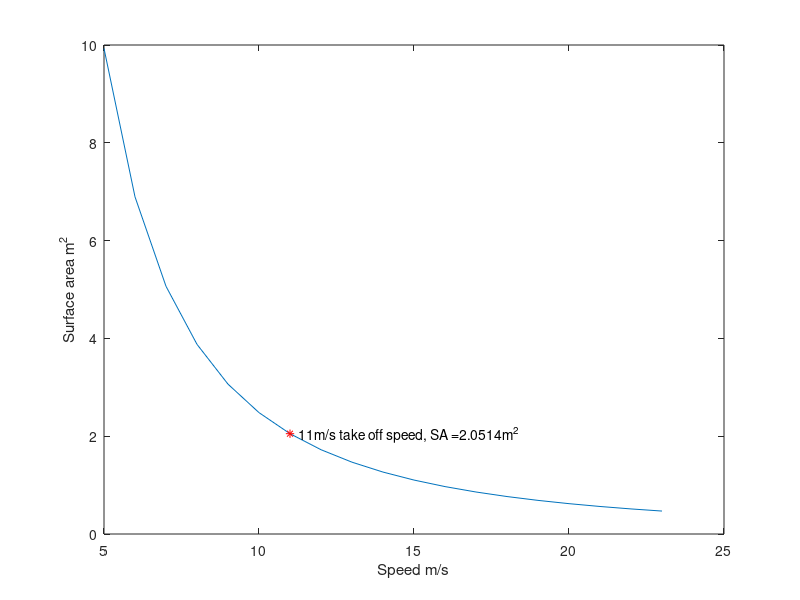
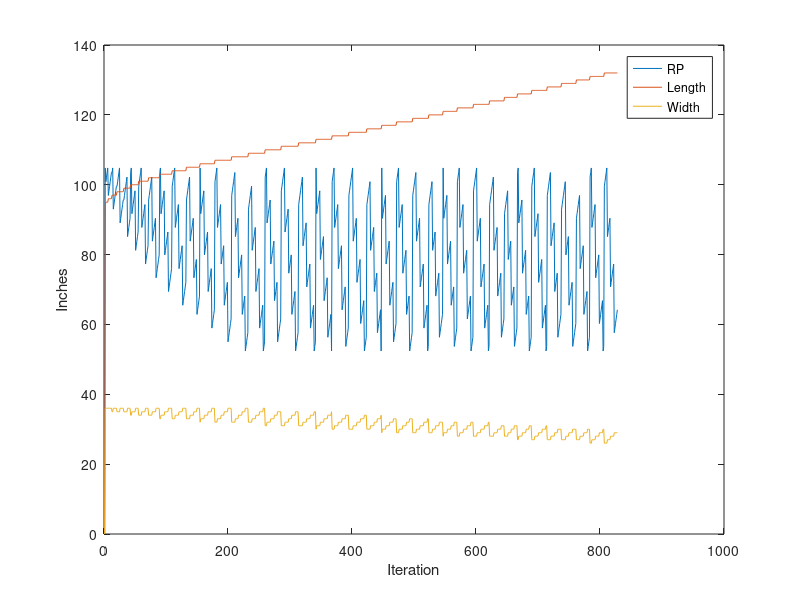

MATLAB code to generate these figures, in order:
clear all
close all
clc
%% Weight -> Lift -> Drag -> Thrust

%% weight
weight = 41*.453592*9.81;%weight 55 lbs in newtons

%% Lift

d = 1.225; %kg/m^3 = will be a function of altitude in final flight calc
CL = 1.2;%Coefficient of lift
vp = 11;% take off speed m/s

Lift = weight;
length = 11*.3048;
SA = 0;
speeds = [5:1:23];

for i = speeds
vel = i;
S = ((2*Lift)/(d*vel^2*CL));

width = (S/length);%*3.28084;
SA = [SA S];
end

take = ((2*Lift)/(d*vp^2*CL));

plot (speeds,SA(2:end))
hold on
plot(vp,take,'r*')
ylabel('Surface area m^2')
xlabel('Speed m/s')
x1 = vp;
y1 = take;
txt1 = ['   ', num2str(vp) ,'m/s take off speed, SA =',num2str(take),'m^2'];
text(x1,y1,txt1);

surf = take*10.76391;
wit = (take*10.76391)/11;%width in feet of wing


%% Drag

DA = 22;%drag area
V = vp;%stall velocity
cd = .05; %standard drag coefficient of a plane

Drag = cd*DA*0.5*d*V^2;

%% Thrust

diami = 15;
pitch = 6;

RPM = 18000;

C1 = 4.392399*10^-8;
C2 = 4.23333*10^-4;

propC = .015;
P = RPM*propC;
Thrust = C1*RPM*((diami^3.5)/sqrt(pitch))*(C2*RPM*pitch); %source: http://www.electricrcaircraftguy.com/2013/09/propeller-static-dynamic-thrust-equation.html
%% DATA

T_ex = Thrust - Drag;%excess thrust
acc = T_ex/weight; %acceleration achievable
% dis = (0.3048*170);
%TOV = sqrt(2*acc*dis)
dis = ((vp^2)/(2*acc))*3.28084;
time = (2*(dis))/vp;

%% Wing Shape


prompt = 'Which point would you like to pull?';
point = 800;%input(prompt);

%prompt2 = 'What is the wing length?';
%x = input(prompt2);

B_Perc = .4;
SA = surf*144;

Length = 0;
Width = 0;
RP = 0;


for x = 0:1:132
    L = x;
    for y = 0:1:36
        W = y;
        for z = .4:.01:.8
            R = z;
            
            B = W*B_Perc;
            ll = L*R;
            
            T = L - ll;
            Q = W - B;
            
            Surf = (ll*Q)+(B*L)+((Q*T)/2);
            
            if Surf>SA && Surf<(SA*1.02)
                Length = [Length L];
                Width = [Width W];
                RP = [RP R];                            
            end
            
        end
    end
end

Wing_Length = Length(point);
Wing_Width = Width(point);
Wing_RP = RP(point)*Wing_Length;

figure(2)
plot(RP*Wing_Length)
hold on
plot(Length)
hold on
plot(Width)
hold on
legend('RP','Length','Width')
xlabel('Iteration')
ylabel('Inches')



%% Display

Saa=['Surface Area = ',num2str(surf)];
ac=['Acceleration = ',num2str(acc)];
dists=['Distance = ',num2str(dis)];
thr=['Thrust = ',num2str(Thrust)];

wl=['Wing Length = ',num2str(Wing_Length/12/2)];
ww=['Wing Width = ',num2str(Wing_Width/12)];
cl=['Chamfer Location = ',num2str(Wing_RP/12/2)];

disp('-------')

disp(wl)
disp(ww)
disp(cl)

disp('-------')

disp(Saa)
disp(ac)
disp(dists)
disp(thr)